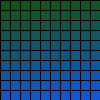
Frame 1 (no input)
Frame 60 (the mouse pressed at the canvas centre just before this capture): identical to frame 1, image omitted
Frame 120 (the mouse held since frame 60 and released just before this capture): identical to frame 1, image omitted

The Processing sketch that drew this single still picture (run headless with seeded random() and noise(); from frame 60 on, the mouse is pressed at the canvas centre):

// Processing sketch: processing_6444
// ── processing_6444.pde

// An object give a name to a (messy) collection of variables, data, and possibly other objects. 
// This is like saying "city" to refer to the colelction of people, buildings, and roads  
 
 

 
// tell Processing we want to name our object type Square 
 
class Square 
{ 
  // width in pixels 
  int w; 
   
  int x; 
  int y; 
   
  // colors 
  int r; 
  int g; 
  int b; 
   
  boolean over; 
 
  // this is the "constructor" for a new Square 
  Square() 
  { 
    x = 0; 
    y = 0; 
    w = 50; 
    r = 0; 
    g = 0; 
    b = 0; 
    over = false; 
  } 
 
  Square(int _x, int _y, int _w, int _r, int _g, int _b) 
  { 
    x = _x; 
    y = _y; 
    w = _w; 
    r = _r; 
    g = _g; 
    b = _b; 
    over = false; 
  } 
 
 
  void draw() 
  { 
     
    // set the fill color for the 1st square 
    if (over) 
    { 
       fill(255);  
    } 
    else 
    {    
      fill( r, g, b ); 
    } 
   
    // draw the rectangle starting at 10,10  
    rect(x,y, w,w);   
  } 
   
  void mousePressed() 
  { 
   if ( (mouseX > x) && (mouseX < x+w) && 
       (mouseY > y) && (mouseY < y+w)) 
      { 
         over = true; 
      } 
     else 
     { 
         over = false; 
     } 
  } 
  
} 
 
 
 
 
// tell processing we want space for 100 Square objects, called "square" 
Square[] squares = new Square[100];
  
Square secretSquare;

// maximum  number of attempts to click on the secret square
int maxAttempts = 5;

// current number of attempts
int attempts = 0;


 
void setup() 
{ 
  size(100, 100); 

  for (int index=0; // start condition - runs once at the start of the loop
       index < 100; // loop condition - loop runs while this is true
       index = index + 1 // runs every time the loop is finished
       )
  {
    // now create a new Square objects and give it values
    
    // Note: floor() jut chops off the decimal point, leaving a whole number (int)
    squares[index] = new Square(index*10 % 100, floor(index/10)*10, 10/*pixels wide*/, 18, 86, index*2+20);
  }
 
 secretSquare = squares[int(random(100))]; 

} 
 
void draw() 
{ 
   
  background(100); 
   
  // black outlines 
  stroke(0); 
 
  for (int index=0; // start condition - runs once at the start of the loop
       index < 100; // loop condition - loop runs while this is true
       index = index + 1 // runs every time the loop is finished
       )
  {
    // look to see if the secretSquare 
    // has been pressed!
        
    if (secretSquare == squares[index] && secretSquare.over )
    {
      
      println("Caught the secret square!");
    }
        
    squares[index].draw();
  } 

} 
 
 
void mousePressed() 
{
  
  for (int index=0; // start condition - runs once at the start of the loop
       index < 100; // loop condition - loop runs while this is true
       index = index + 1 // runs every time the loop is finished
       )
  {
    // now create a new Square objects and give it values
    squares[index].mousePressed();
  }

  // add 1 to number of attempts
  attempts++;
  
  if (attempts > maxAttempts)
  {
    exit();
  }
 
  
  
} 
 
 
 
void mouseMoved() 
{ 
} 

 
 
void mouseReleased() 
{ 
  /*
  s1.over = false; 
  s2.over = false; 
  s3.over = false; 
  */
}
